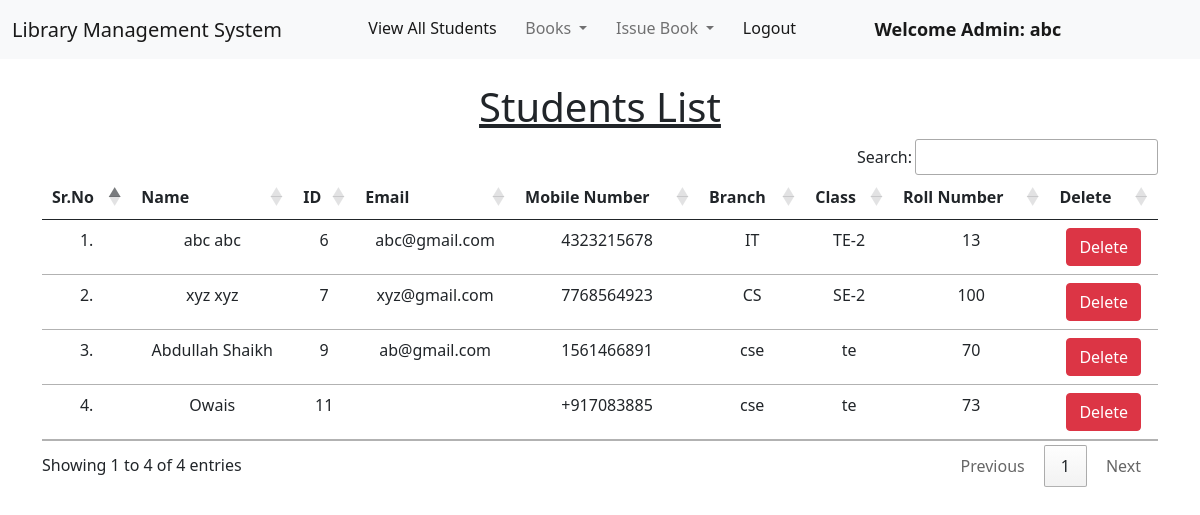
Page /view_students/ (signed in) on the committed database.
### library/models.py (models this page shows, shortened)
class Student(models.Model):
    user = models.OneToOneField(User, on_delete=models.CASCADE)
    classroom = models.CharField(max_length=10)
    branch = models.CharField(max_length=10)
    roll_no = models.CharField(max_length=3, blank=True)
    phone = models.CharField(max_length=10, blank=True)
    image = models.ImageField(upload_to="", blank=True)

### library/views.py (the view)
# urls.py: path("view_students/", views.view_students, name="view_students"),
@login_required(login_url = '/admin_login')
def view_students(request):
    students = Student.objects.all()
    return render(request, "view_students.html", {'students':students})

### library/templates/view_students.html (shortened to what this page needs)
{% extends 'admin_navbar.html' %}
{% load static %}
{% block body %}
<div class="container mt-4">
    <h1 class="text-center"><u>Students List</u></h1>
    <table class="table table-hover" id="example">
        <thead>
            <tr class="text-center">
                <th>Sr.No</th>
                <th>Name</th>
                <th>ID</th>
                <th>Email</th>
                <th>Mobile Number</th>
                <th>Branch</th>
                <th>Class</th>
                <th>Roll Number</th>
                <th>Delete</th>
            </tr>
        </thead>
        <tbody>
            {% for student in students %}
            <tr class="text-center">
                <td>{{forloop.counter}}.</td>
                <td>{{student.user.get_full_name}}</td>
                <td>{{student.user.id}}</td>
                <td>{{student.user.email}}</td>
                <td>{{student.phone}}</td>
                <td>{{student.branch}}</td>
                <td>{{student.classroom}}</td>
                <td>{{student.roll_no}}</td>
                <td><a href="/delete_student/{{student.id}}/" class="btn btn-danger" onclick="return confirm('Are you sure you want to delete this student?')">Delete</a></td>
            </tr>
            {% endfor %}
        </tbody>
    </table>
    </div>
{% endblock %}

### library/templates/admin_navbar.html (shortened to what this page needs)
<!doctype html>
<html lang="en">
  <head>
    <link href="https://cdn.jsdelivr.net/npm/bootstrap@5.1.0/dist/css/bootstrap.min.css" rel="stylesheet">
    <link rel="stylesheet" href="https://cdn.datatables.net/1.10.25/css/jquery.dataTables.min.css">
    <link rel="stylesheet" href="https://cdn.datatables.net/buttons/1.7.1/css/buttons.dataTables.min.css">
  </head>
  <body>
    <nav class="navbar navbar-expand-lg navbar-light bg-light">
        <div class="container-fluid">
          <a class="navbar-brand" href="#"> Library Management System</a>
          <div class="collapse navbar-collapse" id="navbarSupportedContent">
            <ul class="navbar-nav me-auto mb-2 mb-lg-0">
              <li class="nav-item">
                <a class="nav-link active" aria-current="page" href="/view_students/">View All Students</a>
              </li>
              <li class="nav-item dropdown">
                <a class="nav-link dropdown-toggle" href="#" id="navbarDropdown" role="button" data-bs-toggle="dropdown" aria-expanded="false">
                  Books
                </a>
              </li>
              <li class="nav-item dropdown">
                <a class="nav-link dropdown-toggle" href="#" id="navbarDropdown" role="button" data-bs-toggle="dropdown" aria-expanded="false">
                  Issue Book
                </a>
              </li>
              <li class="nav-item">
                <a class="nav-link active" aria-current="page" href="/logout/">Logout</a>
              </li>
              <li class="nav-item">
                <a style="font-weight:600; font-family:'Segoe UI', Tahoma, Geneva, Verdana, sans-serif; font-size: large;" class="nav-link active" href="#">Welcome Admin: {{request.user}}</a>
              </li>
            </ul>
          </div>
        </div>
      </nav>
      {% block body %}
      {% endblock %}
  </body>
</html>

### rows in the picture
Student: user.get_full_name "abc abc", user.id "6", user.email "abc@gmail.com", phone "4323215678", branch "IT", classroom "TE-2", roll_no "13"
Student: user.get_full_name "xyz xyz", user.id "7", user.email "xyz@gmail.com", phone "7768564923", branch "CS", classroom "SE-2", roll_no "100"
Student: user.get_full_name "Abdullah Shaikh", user.id "9", user.email "ab@gmail.com", phone "1561466891", branch "cse", classroom "te", roll_no "70"
Student: user.get_full_name "Owais", user.id "11", phone "+917083885", branch "cse", classroom "te", roll_no "73"

### other values in the picture
{{ request.user }} "abc"
